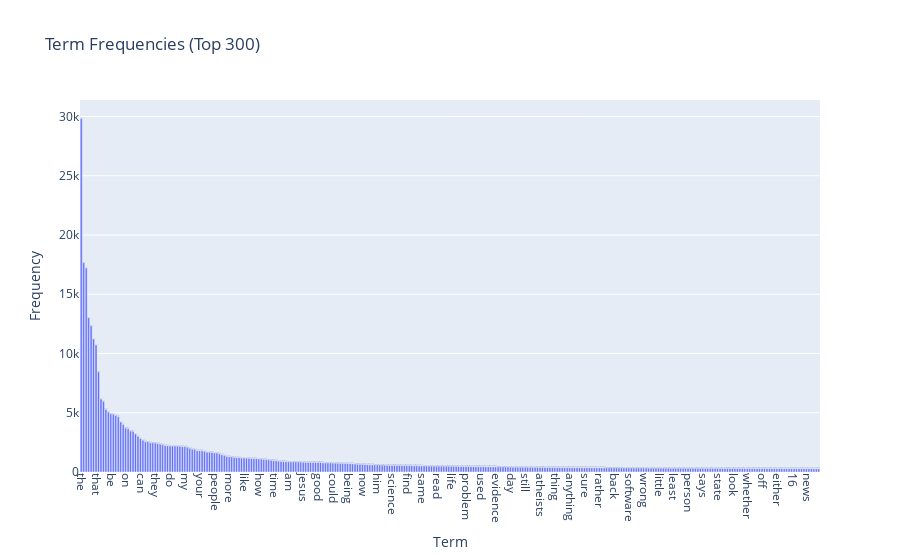

Source (notebook cell):
### Markdown cell above
#### ***Exercise 15 :***
Additionally, you can attempt to sort the terms on the `x-axis` by frequency instead of in alphabetical order. This way the visualization is more meaninfgul and you will be able to observe the so called [long tail](https://en.wikipedia.org/wiki/Long_tail) (get familiar with this term since it will appear a lot in data mining and other statistics courses). see picture below

![alt txt](https://upload.wikimedia.org/wikipedia/commons/thumb/8/8a/Long_tail.svg/1000px-Long_tail.svg.png)

### Code cell
# Answer here
# 將詞彙頻率和詞彙名稱創建為一個DataFrame
term_frequencies_df = pd.DataFrame({'Term': count_vect.get_feature_names_out(),
                                    'Frequency': term_frequencies})

# 按詞彙頻率降序排序
term_frequencies_df = term_frequencies_df.sort_values(by='Frequency', ascending=False)

# 使用Plotly創建互動式條形圖
fig = px.bar(term_frequencies_df[:300], x='Term', y='Frequency', text='Frequency',
             title='Term Frequencies (Top 300)', labels={'Term': 'Term', 'Frequency': 'Frequency'})

# 設定標籤角度以便更好地顯示
fig.update_xaxes(tickangle=90)

# 顯示互動式條形圖
fig.show()

### Figure 1 — Plotly figure (JSON) as saved in the notebook; plotly's stock layout.template omitted (floating-point values rounded to 4 significant figures; data arrays with more than 128 entries replaced by an {"elided": "..."} marker saying what was removed)
{"data": [{"alignmentgroup": "True", "hovertemplate": "Term=%{x}<br>Frequency=%{text}<extra></extra>", "legendgroup": "", "marker": {"color": "#636efa", "pattern": {"shape": ""}}, "name": "", "offsetgroup": "", "orientation": "v", "showlegend": false, "text": {"elided": "300 int values"}, "textposition": "auto", "type": "bar", "x": {"elided": "300 str values"}, "xaxis": "x", "y": {"elided": "300 int values"}, "yaxis": "y"}], "layout": {"barmode": "relative", "legend": {"tracegroupgap": 0}, "title": {"text": "Term Frequencies (Top 300)"}, "xaxis": {"anchor": "y", "domain": [0, 1], "tickangle": 90, "title": {"text": "Term"}}, "yaxis": {"anchor": "x", "domain": [0, 1], "title": {"text": "Frequency"}}}}
